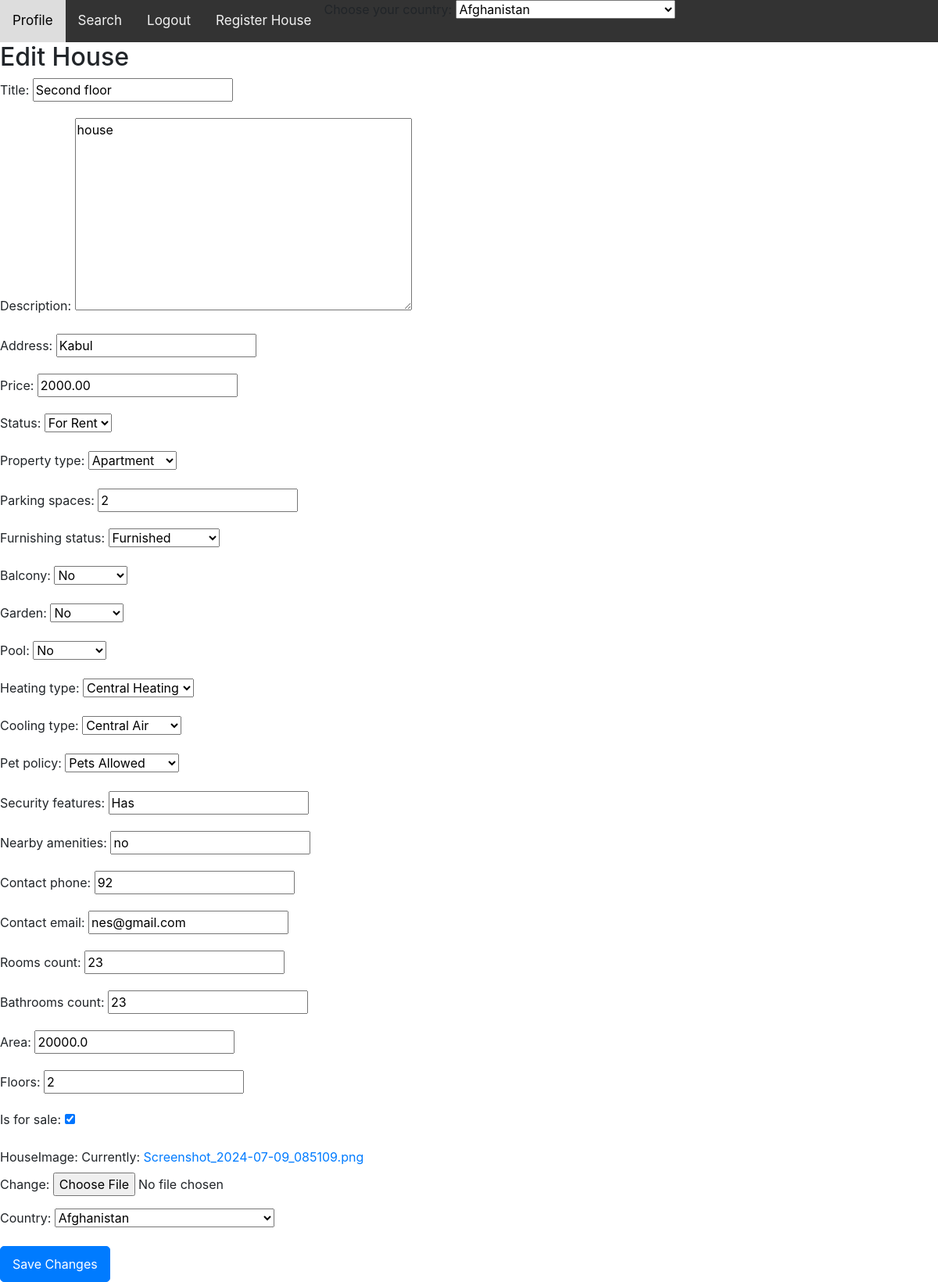
The page /edit_house/23/ (signed in) on the database its author committed.
### myapp/models.py (models this page shows, shortened)
class House(models.Model):
    owner = models.ForeignKey(User, on_delete=models.CASCADE)
    country=models.CharField(default='Afghanistan', max_length=255, choices=[ ('AF', 'Afghanistan'),
        ('AL', 'Albania'),
        ('DZ', 'Algeria'),
        ('AS', 'American Samoa'),
        ('AD', 'Andorra'),
        ('AO', 'Angola'),
        ('AI', 'Anguilla'),
        ('AG', 'Antigua and Barbuda'),
        ('AR', 'Argentina'),
        ('AM', 'Armenia'),
        ('AW', 'Aruba'),
        ('AU', 'Australia'),
        ('AT', 'Austria'),
        ('AZ', 'Azerbaijan'),
        ('BS', 'Bahamas'),
        ('BH', 'Bahrain'),
        ('BD', 'Bangladesh'),
        ('BB', 'Barbados'),
        ('BY', 'Belarus'),
        ('BE', 'Belgium'),
        ('BZ', 'Belize'),
        ('BJ', 'Benin'),
        ('BM', 'Bermuda'),
        ('BT', 'Bhutan'),
        ('BO', 'Bolivia'),
        ('BA', 'Bosnia and Herzegovina'),
        ('BW', 'Botswana'),
        ('BR', 'Brazil'),
        ('BN', 'Brunei Darussalam'),
        ('BG', 'Bulgaria'),
        ('BF', 'Burkina Faso'),
        ('BI', 'Burundi'),
        ('KH', 'Cambodia'),
        ('CM', 'Cameroon'),
        ('CA', 'Canada'),
        ('CV', 'Cape Verde'),
        ('KY', 'Cayman Islands'),
        ('CF', 'Central African Republic'),
        ('TD', 'Chad'),
        ('CL', 'Chile'),
        ('CN', 'China'),
        ('CO', 'Colombia'),
        ('KM', 'Comoros'),
        ('CG', 'Congo'),
        ('CD', 'Congo, Democratic Republic'),
        ('CR', 'Costa Rica'),
        ('CI', "Cote d'Ivoire"),
        ('HR', 'Croatia'),
        ('CU', 'Cuba'),
        ('CY', 'Cyprus'),
        ('CZ', 'Czech Republic'),
        ('DK', 'Denmark'),
        ('DJ', 'Djibouti'),
        ('DM', 'Dominica'),
        ('DO', 'Dominican Republic'),
        ('EC', 'Ecuador'),
        ('EG', 'Egypt'),
        ('SV', 'El Salvador'),
        ('GQ', 'Equatorial Guinea'),
        ('ER', 'Eritrea'),
        ('EE', 'Estonia'),
        ('ET', 'Ethiopia'),
        ('FJ', 'Fiji'),
        ('FI', 'Finland'),
        ('FR', 'France'),
        ('GA', 'Gabon'),
        ('GM', 'Gambia'),
        ('GE', 'Georgia'),
        ('DE', 'Germany'),
        ('GH', 'Ghana'),
        ('GR', 'Greece'),
        ('GD', 'Grenada'),
        ('GU', 'Guam'),
        ('GT', 'Guatemala'),
        ('GN', 'Guinea'),
        ('GW', 'Guinea-Bissau'),
        ('GY', 'Guyana'),
        ('HT', 'Haiti'),
        ('HN', 'Honduras'),
        ('HU', 'Hungary'),
        ('IS', 'Iceland'),
        ('IN', 'India'),
        ('ID', 'Indonesia'),
        ('IR', 'Iran'),
        ('IQ', 'Iraq'),
        ('IE', 'Ireland'),
        ('IL', 'Israel'),
        ('IT', 'Italy'),
        ('JM', 'Jamaica'),
        ('JP', 'Japan'),
        ('JO', 'Jordan'),
        ('KZ', 'Kazakhstan'),
        ('KE', 'Kenya'),
        ('KI', 'Kiribati'),
        ('KW', 'Kuwait'),
        ('KG', 'Kyrgyzstan'),
        ('LA', 'Lao People\'s Democratic Republic'),
        ('LV', 'Latvia'),
        ('LB', 'Lebanon'),
        ('LS', 'Lesotho'),
        ('LR', 'Liberia'),
        ('LY', 'Libya'),
        ('LI', 'Liechtenstein'),
        ('LT', 'Lithuania'),
        ('LU', 'Luxembourg'),
        ('MG', 'Madagascar'),
        ('MW', 'Malawi'),
        ('MY', 'Malaysia'),
        ('MV', 'Maldives'),
        ('ML', 'Mali'),
        ('MT', 'Malta'),
        ('MH', 'Marshall Islands'),
        ('MR', 'Mauritania'),
        ('MU', 'Mauritius'),
        ('MX', 'Mexico'),
        ('FM', 'Micronesia'),
        ('MD', 'Moldova'),
        ('MC', 'Monaco'),
        ('MN', 'Mongolia'),
        ('ME', 'Montenegro'),
        ('MA', 'Morocco'),
        ('MZ', 'Mozambique'),
        ('MM', 'Myanmar'),
        ('NA', 'Namibia'),
        ('NR', 'Nauru'),
        ('NP', 'Nepal'),
        ('NL', 'Netherlands'),
        ('NZ', 'New Zealand'),
        ('NI', 'Nicaragua'),
        ('NE', 'Niger'),
        ('NG', 'Nigeria'),
        ('KP', 'North Korea'),
        ('MK', 'North Macedonia'),
        ('NO', 'Norway'),
        ('OM', 'Oman'),
        ('PK', 'Pakistan'),
        ('PW', 'Palau'),
        ('PS', 'Palestine'),
        ('PA', 'Panama'),
        ('PG', 'Papua New Guinea'),
        ('PY', 'Paraguay'),
        ('PE', 'Peru'),
        ('PH', 'Philippines'),
        ('PL', 'Poland'),
        ('PT', 'Portugal'),
        ('PR', 'Puerto Rico'),
        ('QA', 'Qatar'),
        ('RO', 'Romania'),
        ('RU', 'Russia'),
        ('RW', 'Rwanda'),
        ('KN', 'Saint Kitts and Nevis'),
        ('LC', 'Saint Lucia'),
        ('VC', 'Saint Vincent and the Grenadines'),
        ('WS', 'Samoa'),
        ('SM', 'San Marino'),
        ('ST', 'Sao Tome and Principe'),
        ('SA', 'Saudi Arabia'),
        ('SN', 'Senegal'),
        ('RS', 'Serbia'),
        ('SC', 'Seychelles'),
        ('SL', 'Sierra Leone'),
        ('SG', 'Singapore'),
        ('SK', 'Slovakia'),
        ('SI', 'Slovenia'),
        ('SB', 'Solomon Islands'),
        ('SO', 'Somalia'),
        ('ZA', 'South Africa'),
        ('KR', 'South Korea'),
        ('SS', 'South Sudan'),
        ('ES', 'Spain'),
        ('LK', 'Sri Lanka'),
        ('SD', 'Sudan'),
        ('SR', 'Suriname'),
        ('SZ', 'Swaziland'),
        ('SE', 'Sweden'),
        ('CH', 'Switzerland'),
        ('SY', 'Syria'),
        ('TW', 'Taiwan'),
        ('TJ', 'Tajikistan'),
        ('TZ', 'Tanzania'),
        ('TH', 'Thailand'),
        ('TL', 'Timor-Leste'),
        ('TG', 'Togo'),
        ('TO', 'Tonga'),
        ('TT', 'Trinidad and Tobago'),
        ('TN', 'Tunisia'),
        ('TR', 'Turkey'),
        ('TM', 'Turkmenistan'),
        ('TV', 'Tuvalu'),
        ('UG', 'Uganda'),
        ('UA', 'Ukraine'),
        ('AE', 'United Arab Emirates'),
        ('GB', 'United Kingdom'),
        ('US', 'United States'),
        ('UY', 'Uruguay'),
        ('UZ', 'Uzbekistan'),
        ('VU', 'Vanuatu'),
        ('VA', 'Vatican City'),
        ('VE', 'Venezuela'),
        ('VN', 'Vietnam'),
        ('YE', 'Yemen'),
        ('ZM', 'Zambia'),
        ('ZW', 'Zimbabwe'),])
    title = models.CharField(max_length=255)
    description = models.TextField()
    address = models.CharField(max_length=255)
    price = models.DecimalField(max_digits=10, decimal_places=2)
    status = models.CharField(max_length=50, choices=[
        ('for_sale', 'For Sale'),
        ('for_rent', 'For Rent'),
        ('sold', 'Sold')
    ],default='for_rent')
    date_posted = models.DateTimeField(auto_now_add=True)
    area = models.FloatField(null=True)
    rooms_count = models.IntegerField(null=True)
    bathrooms_count = models.IntegerField(null=True)
    bedrooms_count = models.IntegerField(null=True)
    year_built = models.IntegerField(null=True)
    property_type = models.CharField(max_length=50, choices=[
        ('apartment', 'Apartment'),
        ('house', 'House'),
        ('villa', 'Villa'),
        ('commercial', 'Commercial')
    ],default='apartment')
    parking_spaces = models.IntegerField(null=True, blank=True)
    furnishing_status = models.CharField(max_length=50, choices=[
        ('furnished', 'Furnished'),
        ('unfurnished', 'Unfurnished'),
        ('semi_furnished', 'Semi-Furnished')
    ],default='furnished')
    balcony = models.BooleanField(default=False,null=True)
    garden = models.BooleanField(default=False,null=True)
    pool = models.BooleanField(default=False,null=True)
    heating_type = models.CharField(max_length=50, choices=[
        ('central', 'Central Heating'),
        ('electric', 'Electric Heating'),
        ('none', 'No Heating')
    ],default='central')
    cooling_type = models.CharField(max_length=50, choices=[
        ('central', 'Central Air'),
        ('window', 'Window Units'),
        ('none', 'No Cooling')
    ],default='central')
    pet_policy = models.CharField(max_length=50, choices=[
        ('allowed', 'Pets Allowed'),
        ('not_allowed', 'No Pets Allowed')
    ],default='allowed')
    is_for_sale=models.BooleanField(default=True)
    floors=models.IntegerField(null=True, blank=True)
    security_features = models.CharField(max_length=255, null=True, blank=True)
    nearby_amenities = models.CharField(max_length=255, null=True, blank=True)
    contact_phone = models.CharField(max_length=15,null=True)
    contact_email = models.EmailField(null=True)
    published = models.BooleanField(default=False)
    default_pic = models.ImageField(upload_to='property_images/', default='property_images/defhouse.jpg')
    pics = models.ImageField('HouseImage',  null=True)

### myapp/views.py (the view)
# urls.py: path('edit_house/<int:house_id>/', edit_house, name='edit_house'),
@login_required
def edit_house(request, house_id):
    house = get_object_or_404(House, id=house_id)
    if request.method == 'POST':
        form = HouseForm(request.POST, request.FILES, instance=house)
        if form.is_valid():
            form.save()
            return redirect('housedetail', id=house_id)  # Redirect to house detail page
    else:
        form = HouseForm(instance=house)
    return render(request, 'edit_house.html', {'form': form, 'house': house})

### myapp/forms.py
class HouseForm(forms.ModelForm):
    class Meta:
        model = House
        fields = ['title', 'description', 'address', 'price','status','property_type',
                  'parking_spaces','furnishing_status','balcony','garden','pool','heating_type',
                  'cooling_type','pet_policy','security_features','nearby_amenities','contact_phone',
                  'contact_email','rooms_count',
                  'bathrooms_count','area','floors', 'is_for_sale','pics','country']

### myapp/templates/edit_house.html (shortened to what this page needs)
{% extends "base_generic.html" %}
{% block content %}
  <h2>Edit House</h2>
  <form method="post" enctype="multipart/form-data">
    {{ form.as_p }}
    <button type="submit" class="btn btn-primary">Save Changes</button>
  </form>
{% endblock %}

### myapp/templates/base_generic.html (style rules this page uses)
.btn { display: inline-block; padding: 10px 15px; color: #fff; background-color: #007bff; border-radius: 5px; text-decoration: none; }

### rows shown on the page
House: title "Second floor", description "house", address "Kabul", price "2000.00", status "For Rent", property_type "Apartment", parking_spaces "2", furnishing_status "Furnished", balcony "No", garden "No", pool "No", heating_type "Central Heating", cooling_type "Central Air", pet_policy "Pets Allowed", security_features "Has", nearby_amenities "no", contact_phone "92", contact_email "nes@gmail.com", rooms_count "23", bathrooms_count "23", area "20000.0", floors "2", is_for_sale "☑", country "Afghanistan"
